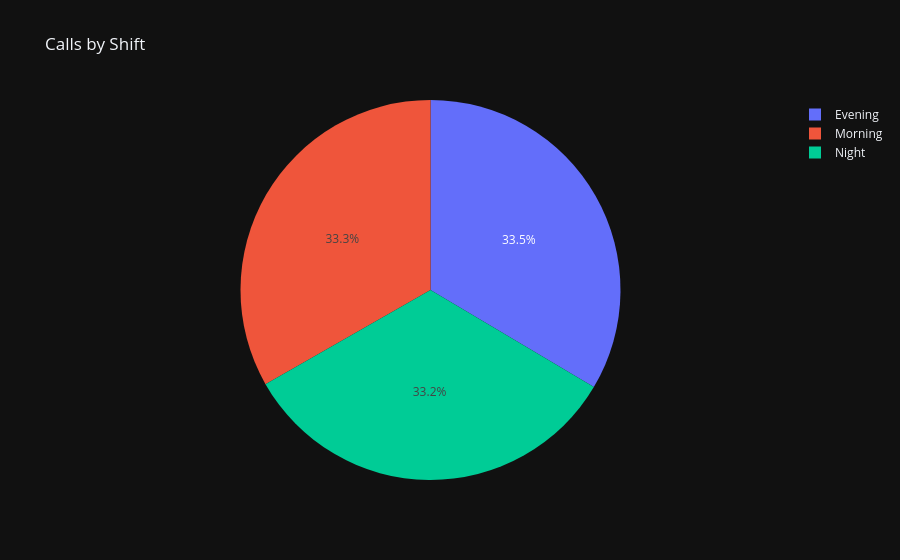

Write notebook code for a chart like this one.
### Markdown cell above
Calls by Shift

### Code cell
fig = px.pie(
    df,
    names='Shift',
    title='Calls by Shift'
)

fig.show()

### Figure 1 — Plotly figure (JSON) as saved in the notebook; plotly's stock layout.template omitted (floating-point values rounded to 4 significant figures; data arrays with more than 128 entries replaced by an {"elided": "..."} marker saying what was removed)
{"data": [{"domain": {"x": [0.0, 1.0], "y": [0.0, 1.0]}, "hovertemplate": "Shift=%{label}<extra></extra>", "labels": {"elided": "80000 str values"}, "legendgroup": "", "name": "", "showlegend": true, "type": "pie"}], "layout": {"legend": {"tracegroupgap": 0}, "title": {"text": "Calls by Shift"}}}
